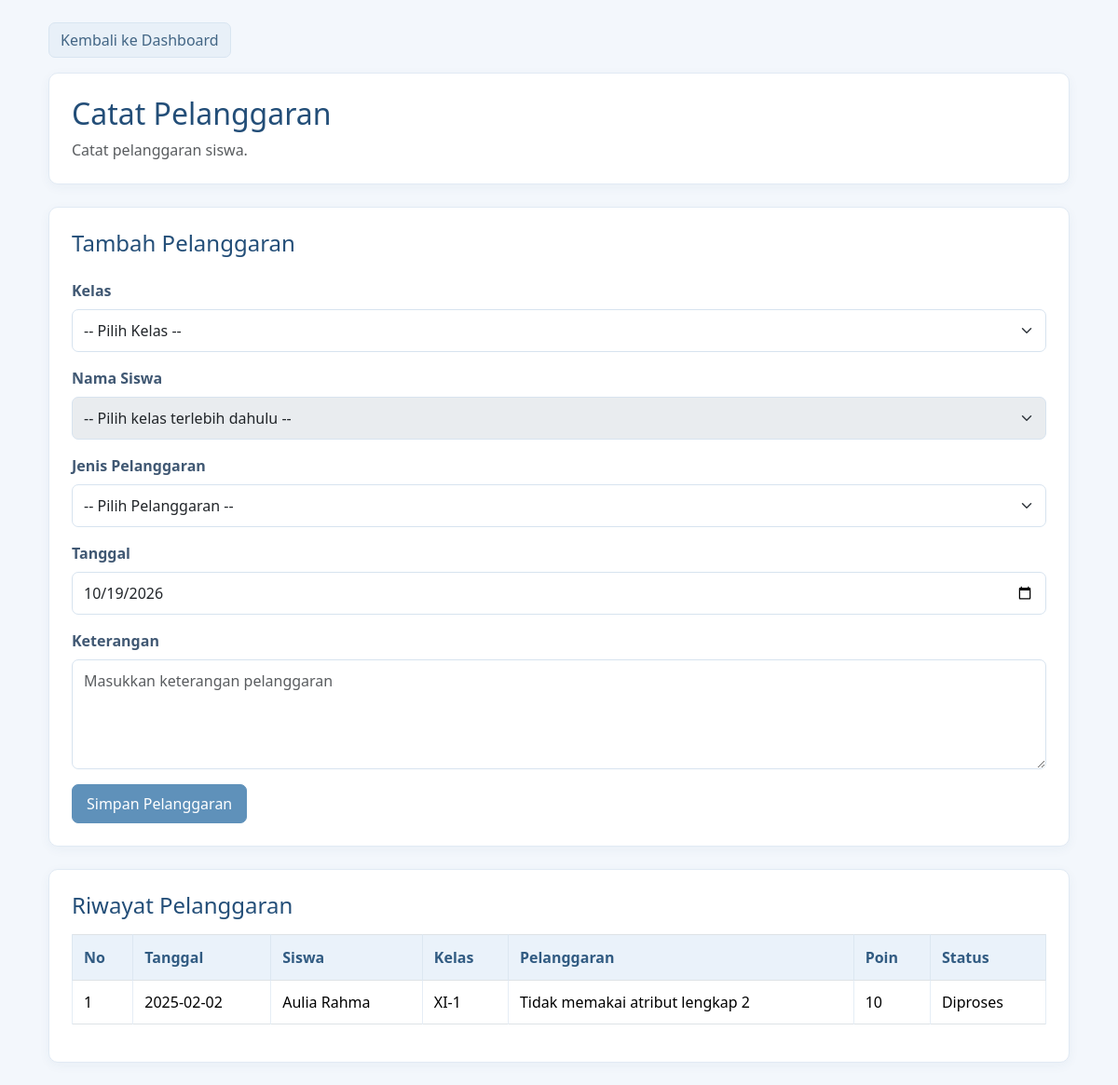
The page /guru/catat_pelanggaran.php (signed in) on the database as committed earlier.
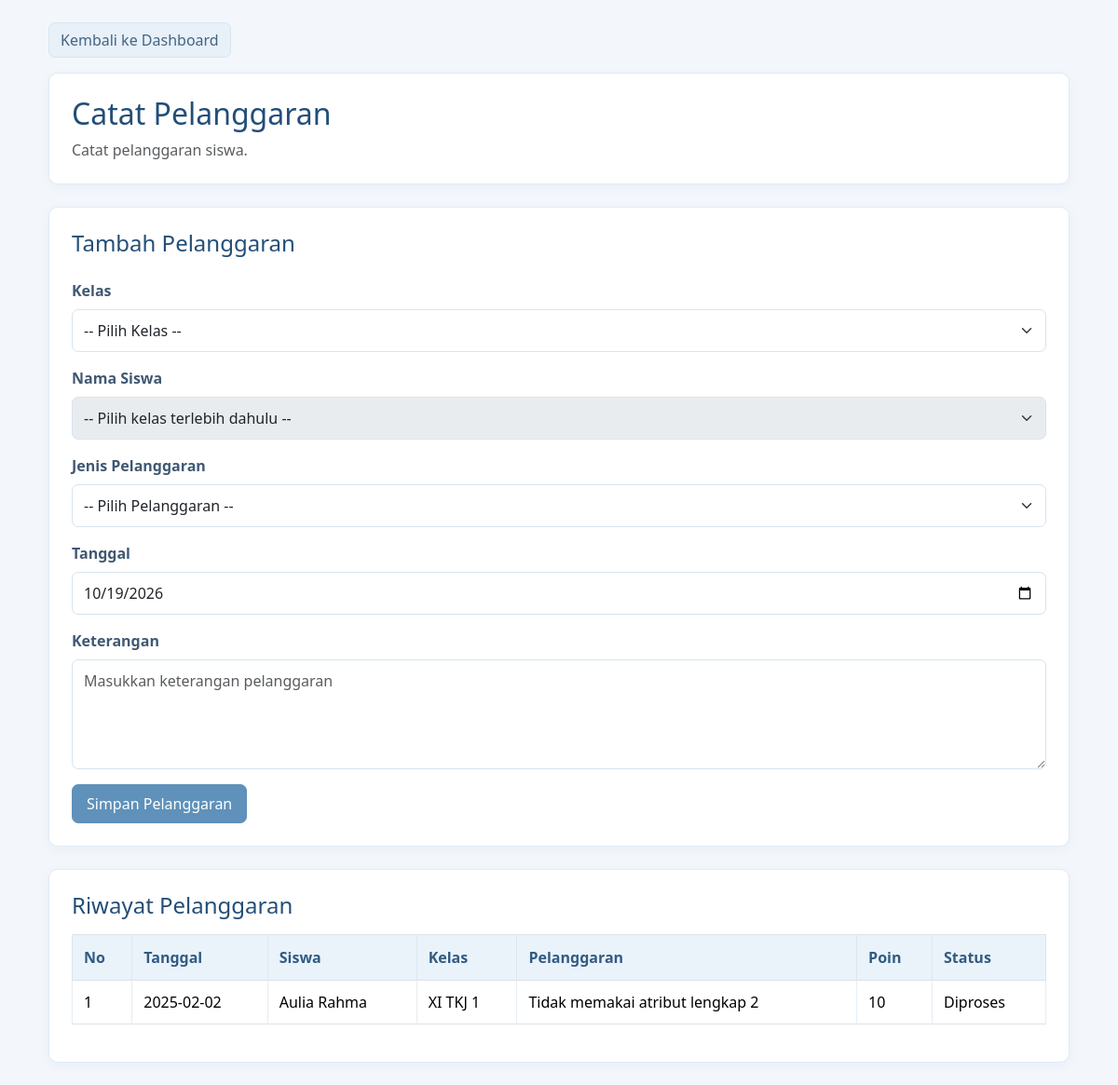
The same page on the database as committed later.
### tables this page shows
CREATE TABLE `t_pelanggaran_siswa` (
  `id` int(11) NOT NULL,
  `tahun_ajaran_id` int(11) NOT NULL,
  `siswa_id` int(11) NOT NULL,
  `nama_siswa` varchar(150) NOT NULL,
  `pelanggaran_id` int(11) NOT NULL,
  `nama_pelanggaran` varchar(150) NOT NULL,
  `pelanggaran_kategori_id` int(11) NOT NULL,
  `guru_id` int(11) NOT NULL,
  `nama_guru` varchar(150) NOT NULL,
  `tanggal` date NOT NULL,
  `keterangan` text NOT NULL,
  `poin` int(11) NOT NULL,
  `tindakan` text NOT NULL,
  `status` varchar(30) NOT NULL,
  `created_at` timestamp NOT NULL DEFAULT current_timestamp(),
  `updated_at` timestamp NOT NULL DEFAULT current_timestamp(),
  `kelas_id` int(11) NOT NULL,
  `nama_kelas` varchar(100) NOT NULL
);

### guru/catat_pelanggaran.php (the view, shortened to what this page needs)
<?php
include "../config/koneksi.php";
$user_id = (int) $_SESSION['user_id'];
$query_guru = mysqli_query(
    $koneksi,
    "SELECT id, nama FROM t_guru
     WHERE user_id='$user_id' LIMIT 1"
);
$data_guru = mysqli_fetch_assoc($query_guru);
$guru_id = $data_guru['id'] ?? 0;
$query_riwayat = mysqli_query(
    $koneksi,
    "SELECT *
     FROM t_pelanggaran_siswa
     WHERE guru_id='$guru_id'
     ORDER BY tanggal DESC, id DESC"
);
?>
<!DOCTYPE html>
<html lang="id">
<head>
<link href="https://cdn.jsdelivr.net/npm/bootstrap@5.3.8/dist/css/bootstrap.min.css" rel="stylesheet">
</head>
<body>
<div class="container py-4">
    <a href="../dashboard.php" class="btn btn-secondary mb-3">
        Kembali ke Dashboard
    </a>
    <div class="card mb-4">
        <div class="card-body">
            <h2 class="judul">Catat Pelanggaran</h2>
            <p class="text-muted mb-0">Catat pelanggaran siswa.</p>
        </div>
    </div>
    <div class="card mb-4">
        <div class="card-body">
            <h4 class="mb-4">Tambah Pelanggaran</h4>
            <form method="POST">
                <div class="mb-3">
                    <label class="form-label">Kelas</label>
                    <select id="kelas_id" name="kelas_key"
                            class="form-select" required>
                        <option value="">-- Pilih Kelas --</option>
                    </select>
                </div>
                <div class="mb-3">
                    <label class="form-label">Nama Siswa</label>
                    <select id="siswa_id" name="siswa_id"
                            class="form-select" required disabled>
                        <option value="">-- Pilih kelas terlebih dahulu --</option>
                    </select>
                </div>
                <div class="mb-3">
                    <label class="form-label">Jenis Pelanggaran</label>
                    <select name="pelanggaran_id" class="form-select" required>
                        <option value="">-- Pilih Pelanggaran --</option>
                    </select>
                </div>
                <div class="mb-3">
                    <label class="form-label">Tanggal</label>
                    <input type="date" name="tanggal" class="form-control"
                           value="<?= date('Y-m-d'); ?>" required>
                </div>
                <div class="mb-3">
                    <label class="form-label">Keterangan</label>
                    <textarea name="keterangan" class="form-control" rows="4"
                              placeholder="Masukkan keterangan pelanggaran"
                              required></textarea>
                </div>
                <button type="submit" name="simpan" class="btn btn-primary">
                    Simpan Pelanggaran
                </button>
            </form>
        </div>
    </div>
    <div class="card">
        <div class="card-body">
            <h4 class="mb-3">Riwayat Pelanggaran</h4>
            <div class="table-responsive">
                <table class="table table-bordered table-hover align-middle">
                    <thead>
                        <tr>
                            <th>No</th>
                            <th>Tanggal</th>
                            <th>Siswa</th>
                            <th>Kelas</th>
                            <th>Pelanggaran</th>
                            <th>Poin</th>
                            <th>Status</th>
                        </tr>
                    </thead>
                    <tbody>
                    <?php
                    $no = 1;
                    while ($data = mysqli_fetch_assoc($query_riwayat)) {
                    ?>
                        <tr>
                            <td><?= $no++; ?></td>
                            <td><?= htmlspecialchars($data['tanggal']); ?></td>
                            <td><?= htmlspecialchars($data['nama_siswa']); ?></td>
                            <td><?= htmlspecialchars($data['nama_kelas']); ?></td>
                            <td><?= htmlspecialchars($data['nama_pelanggaran']); ?></td>
                            <td><?= htmlspecialchars($data['poin']); ?></td>
                            <td><?= htmlspecialchars($data['status']); ?></td>
                        </tr>
                    <?php } ?>
                    </tbody>
                </table>
            </div>
        </div>
    </div>
</div>
</body>
</html>

### guru/catat_pelanggaran.php (style rules this page uses)
body { background-color: #f3f7fc; color: #2f435a; font-family: "Segoe UI", Arial, sans-serif; }
.container { max-width: 1120px; }
.judul, h4 { color: #234e78; }
.card { border: 1px solid #e1eaf4 !important; border-radius: 10px; box-shadow: 0 3px 12px rgba(35,78,120,.05) !important; }
.card-body { padding: 24px; }
.form-label { color: #405873; font-weight: 600; }
.form-control, .form-select { border-color: #d7e3ef; border-radius: 7px; padding: 10px 12px; }
.btn-primary { --bs-btn-bg: #5f91ba; --bs-btn-border-color: #5f91ba; --bs-btn-hover-bg: #4b7fa9; --bs-btn-hover-border-color: #4b7fa9; border-radius: 7px; padding: 8px 15px; }
.btn-secondary { --bs-btn-bg: #e8f0f8; --bs-btn-border-color: #d8e5f1; --bs-btn-color: #426584; --bs-btn-hover-bg: #dceaf6; --bs-btn-hover-border-color: #cbddeb; --bs-btn-hover-color: #234e78; border-radius: 7px; }
.table { color: #344b63; vertical-align: middle; }
.table thead th { background-color: #eaf2fa; color: #315b82; border-color: #dce7f1; font-weight: 600; padding: 12px; }
.table tbody td { border-color: #e5edf5; padding: 11px 12px; }

Rows that differ between the two databases and show on the page:
changed t_pelanggaran_siswa "Aulia Rahma": nama_kelas "XI-1" → "XI TKJ 1"
